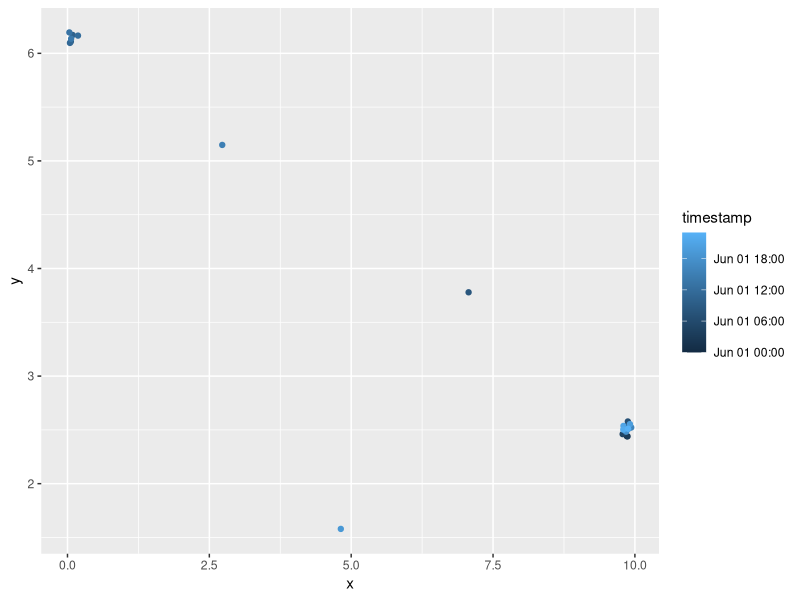
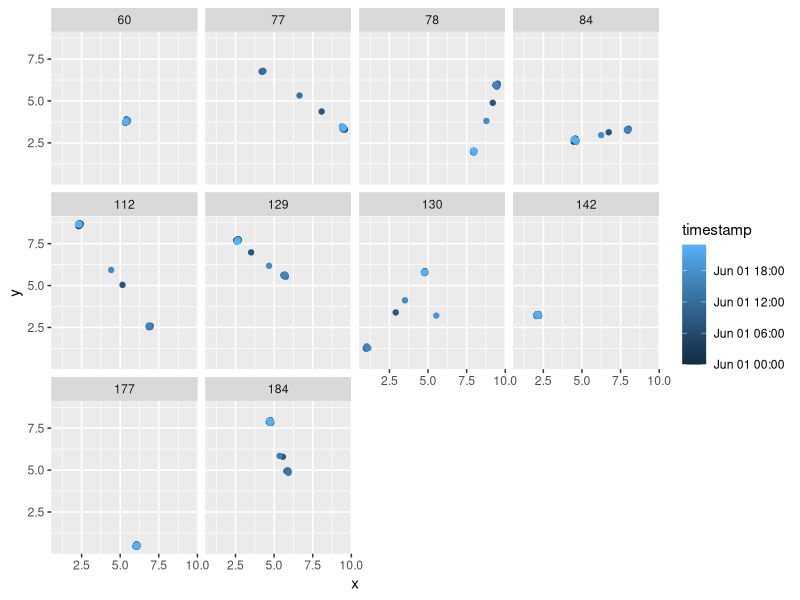
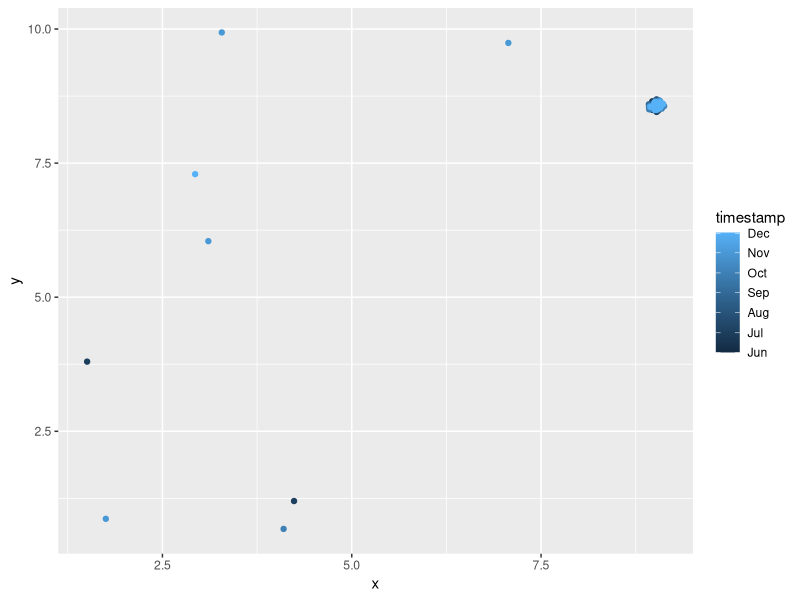

Write the R code that produced these figures, in order.
## ---- chunk 1
library(tidyverse)
## ---- chunk 2
trajectories <- read.csv("mobility_trajectories.csv") |>
  mutate(timestamp = as.POSIXct(timestamp, format = "%Y-%d-%mT%H:%M:%S"))
## ---- chunk 3
## experimenting with the first person's first day of data -- just to check things out

day_1_sample <- trajectories |>
  filter(individual_id == 0,
         timestamp <= "2025-06-02") 

ggplot(day_1_sample, aes(x = x, y = y, color = timestamp)) + 
  geom_point()

## this person starts and ends the day at the same place -- presumably their home -- 
## and spends the middle hours of the day in the same place, likely their workplace
## ---- chunk 4
set.seed(11012025)
group_ids <- sample(200, 10)

group <-trajectories |>
  filter(individual_id %in% group_ids,
         timestamp <= "2025-06-02")

ggplot(group, aes(x = x, y = y, color = timestamp)) + 
  geom_jitter() +
  facet_wrap(~ individual_id)
## ---- chunk 5
day_1_sample <- trajectories |>
  filter(individual_id == 2) 

ggplot(day_1_sample, aes(x = x, y = y, color = timestamp)) + 
  geom_point()
